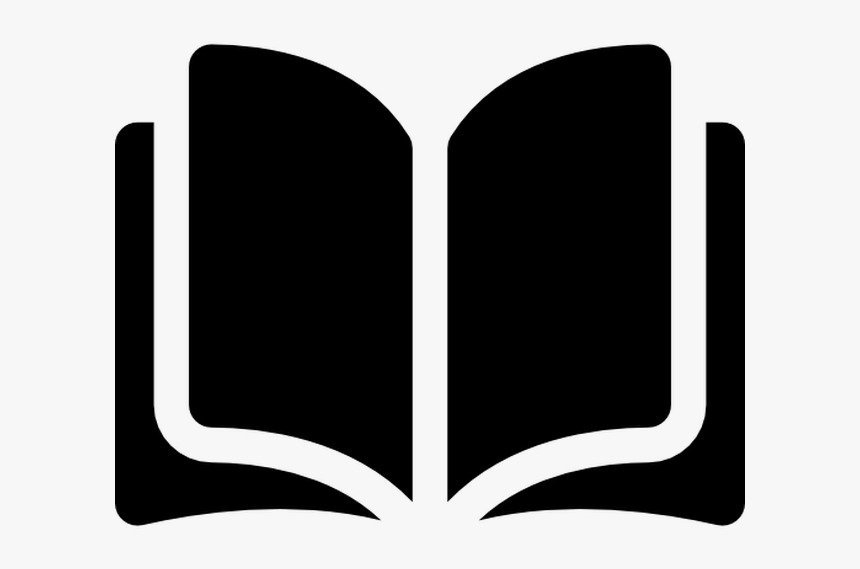
#> input picture book.png, 860 x 569 px
$ jupyter execute --allow-errors 'Word cloud.ipynb'   (shell and % lines are left out)
#> lines starting #> are read from the running program, lines starting #| are printed output that depends on the picture; after the words box and inside, x2 and y2 are one past the last pixel; in counts of white or black regions, pixels touching at a corner belong together
## Word Cloud: implementazione

[cell 1]

import numpy as np
import pandas as pd
from PIL import Image
import string
from wordcloud import WordCloud, STOPWORDS, ImageColorGenerator
import matplotlib.pyplot as plt

#> (the rest of this cell did not finish here and is left out)

Conto il numero di occorrenze di ogni parola, escludo le stopwords, e considero le parole che occorrono almeno 100 volte nel testo

[cell 2]
STOPWORDS

[cell 3]
occorrenze=dict()

#> (the rest of this cell did not finish here and is left out)

[cell 4]
freq=pd.DataFrame.from_dict(occorrenze, orient='index', columns=['Freq.'])
freq=freq.sort_values(by=['Freq.'], ascending=False)
freq=freq[freq['Freq.']>=100]
freq

Creo un istogramma che mostri la frequenza delle prime 15 parole

[cell 5]
top=freq.head(30)
#> (the rest of this cell did not finish here and is left out)

# Creo la prima word cloud

N.B. l'attributo collocations dell'oggetto wordcloud mi dirà se considerare o meno i bigrammi più frequenti

[cell 6]
plt.figure(figsize=(12,15))
#> (the rest of this cell did not finish here and is left out)

Ora provo a dare una forma alla wordcloud

[cell 7]
book_mask=np.array(Image.open("book.png"))
#> book_mask is the input picture: shape (569, 860, 3); min 0, max 255, mean 136.6
book_mask_new=np.ndarray((book_mask.shape[0],book_mask.shape[1]), np.int32)
book_mask

[cell 8]
book_mask_new
for i in range(len(book_mask)):
    for j in range(len(book_mask[1])):
        if(book_mask[i][j][1]!=0):
            book_mask_new[i][j]=255
        else:
            book_mask_new[i][j]=0
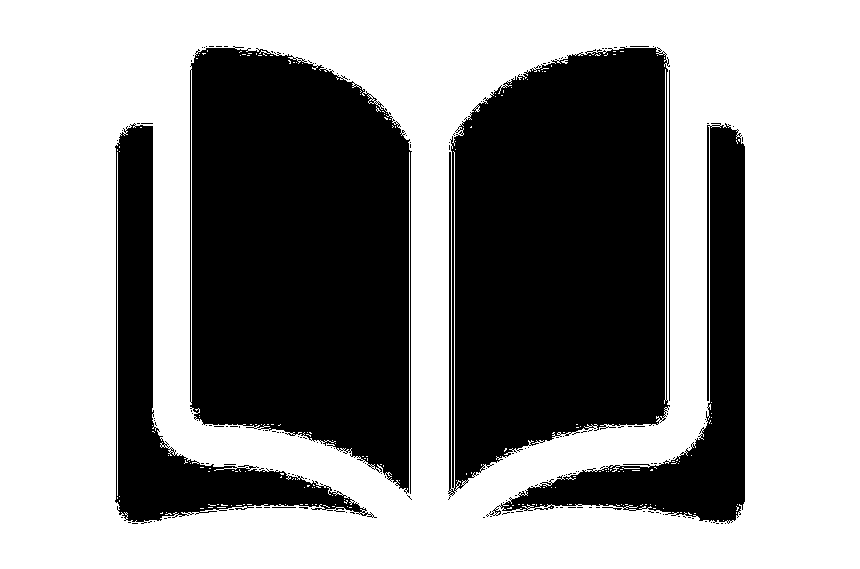
#> book_mask_new: shape (569, 860) int32; 57.9% white; 162 black regions (155 under 20 px), largest, box (x1, y1, x2, y2) and area: (190, 46, 412, 494) 81156, (448, 47, 670, 500) 79860, (489, 123, 745, 524) 22203

#> (a cell that did not finish here is left out)

[cell 10]
book_mask2=np.array(Image.open("book2.png"))
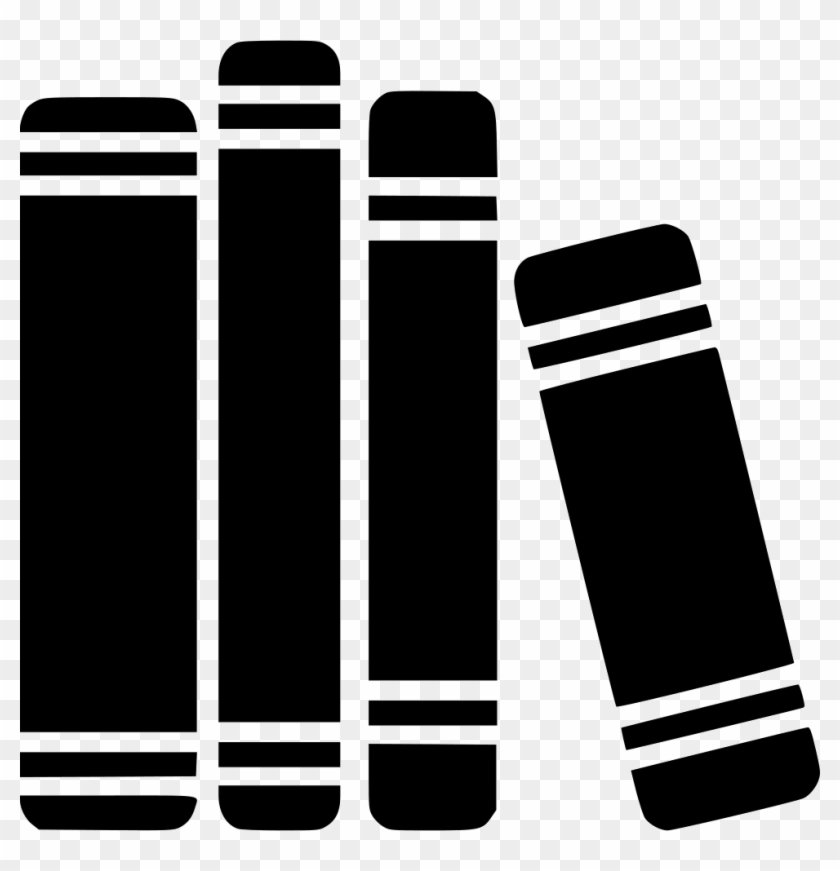
#> input picture book2.png, 840 x 871 px
#> book_mask2 is the input picture: shape (871, 840, 3); min 0, max 255, mean 118.6
book_mask_new2=np.ndarray((book_mask2.shape[0],book_mask2.shape[1]), np.int32)

[cell 11]
book_mask_new2
for i in range(len(book_mask2)):
    for j in range(len(book_mask2[1])):
        if(book_mask2[i][j][1]!=0):
            book_mask_new2[i][j]=255
        else:
            book_mask_new2[i][j]=0
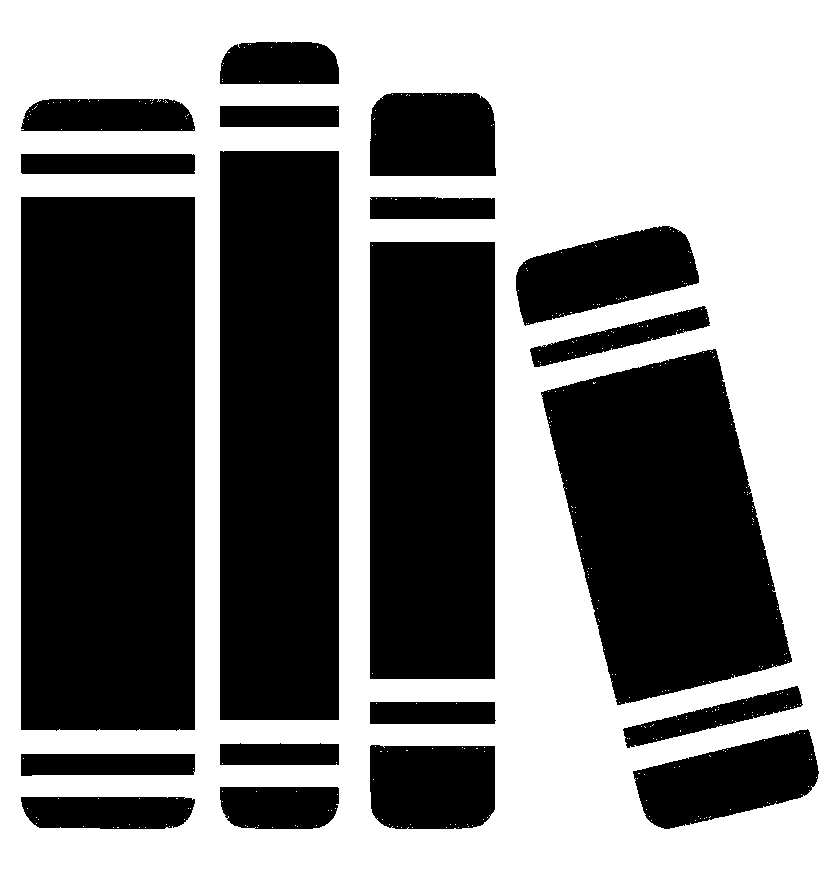
#> book_mask_new2: shape (871, 840) int32; 50.7% white; 20 black regions, largest, box (x1, y1, x2, y2) and area: (21, 197, 195, 731) 92742, (220, 151, 339, 720) 67710, (541, 349, 792, 705) 58452

#> (a cell that did not finish here is left out)

Ora uso il colore dell'immagine di partenza come colormap per la wordcloud

[cell 13]
colored_mask=Image.open("colored.png")
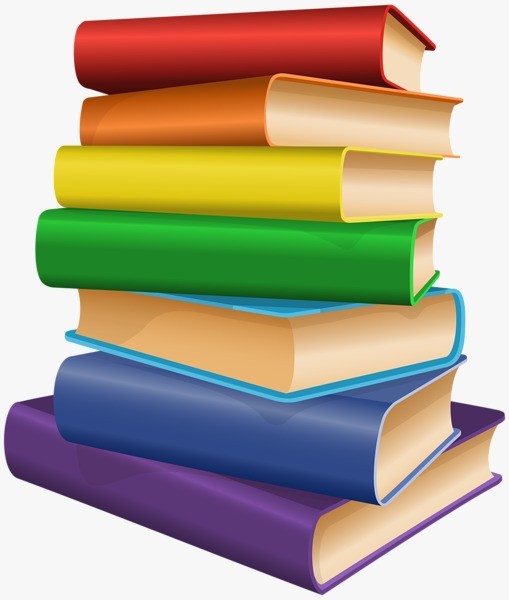
#> input picture colored.png, 509 x 600 px
#> colored_mask is the input picture: PIL image 509x600 RGB; mean R, G, B 173.2, 162.8, 141
I = np.array(colored_mask)

[cell 14]
colored_mask_new=np.ndarray((I.shape[0],I.shape[1]), np.int32)
for i in range(len(I)):
    for j in range(len(I[1])):
        if(I[i][j][1]!=0):
            colored_mask_new[i][j]=0
        else:
            colored_mask_new[i][j]=255
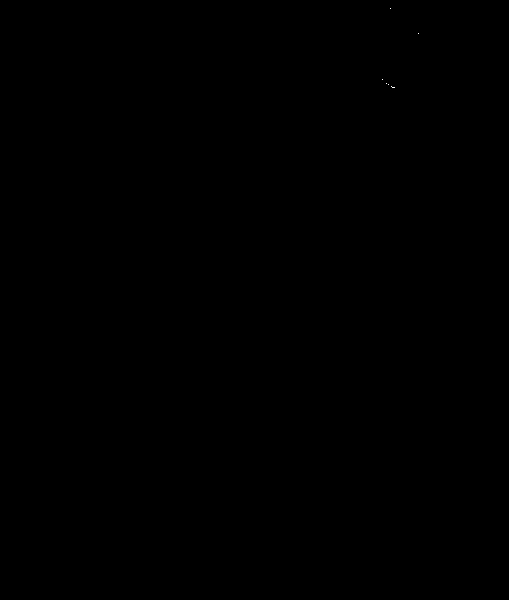
#> colored_mask_new: shape (600, 509) int32; 0% white in thin lines or dots, all inside (x1, y1, x2, y2) = (382, 8, 419, 88)
